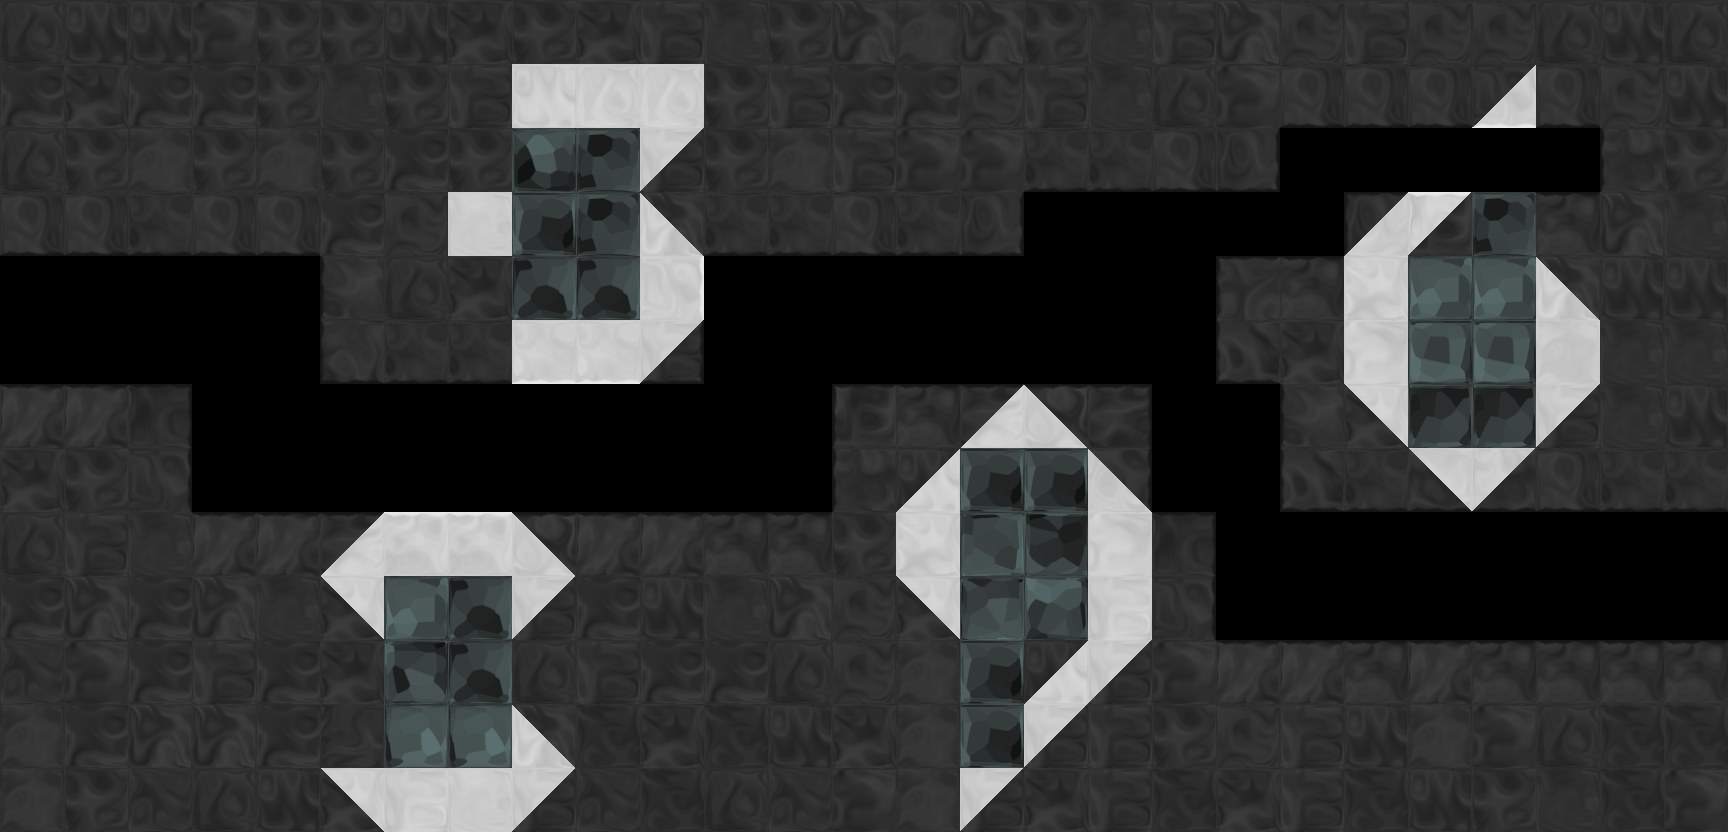

This is a level from a 2D game, rendered from its Tiled map with the project's own tilesets. A one-line summary and the complete map file follow:
An orthogonal 27x13 tile map with 64x64 px tiles, 1 tile layer (tile), 1 hidden layer not drawn, 6 tilesets and 32 objects (26x SmallStar, 3x ShooterRed, 2x Exit, DoorBlack).

<map version="1.0" orientation="orthogonal" width="27" height="13" tilewidth="64" tileheight="64">
 <properties>
  <property name="bg" value="bg1" />
  <property name="bgParallaxX" value=".7" />
  <property name="bgParallaxY" value=".7" />
  <property name="music" value="begin_red" />
 </properties>
 <tileset firstgid="1" source="tiles/black_tiles.tsx" />
 <tileset firstgid="50" source="tiles/white_tiles.tsx" />
 <tileset firstgid="99" source="tiles/mixed_tiles.tsx" />
 <tileset firstgid="211" source="tiles/glass_tiles.tsx" />
 <tileset firstgid="260" source="tiles/black_indestructable.tsx" />
 <tileset firstgid="310" source="tiles/sand_tiles.tsx" />
 <layer name="backTile" width="27" height="13" visible="0">
  <data encoding="csv">
0,0,0,0,0,0,0,0,0,0,0,0,0,0,0,0,0,0,0,0,0,0,0,0,0,0,0,
0,0,0,0,0,0,0,0,0,0,0,0,0,0,0,0,0,0,0,0,0,0,0,0,0,0,0,
0,0,0,0,0,0,0,0,0,0,0,0,0,0,0,0,0,0,0,0,0,0,0,0,0,0,0,
0,0,0,0,0,0,0,0,0,0,0,0,0,0,0,0,0,0,0,0,0,0,0,0,0,0,0,
0,0,0,0,0,0,0,0,0,0,0,0,0,0,0,0,0,0,0,0,0,0,0,0,0,0,0,
0,0,0,0,0,0,0,0,0,0,0,0,0,0,0,0,0,0,0,0,0,0,0,0,0,0,0,
0,0,0,0,0,0,0,0,0,0,0,0,0,0,0,0,0,0,0,0,0,0,0,0,0,0,0,
0,0,0,0,0,0,0,0,0,0,0,0,0,0,0,0,0,0,0,0,0,0,0,0,0,0,0,
0,0,0,0,0,0,0,0,0,0,0,0,0,0,0,0,0,0,0,0,0,0,0,0,0,0,0,
0,0,0,0,0,0,0,0,0,0,0,0,0,0,0,0,0,0,0,0,0,0,0,0,0,0,0,
0,0,0,0,0,0,0,0,0,0,0,0,0,0,0,0,0,0,0,0,0,0,0,0,0,0,0,
0,0,0,0,0,0,0,0,0,0,0,0,0,0,0,0,0,0,0,0,0,0,0,0,0,0,0,
0,0,0,0,0,0,0,0,0,0,0,0,0,0,0,0,0,0,0,0,0,0,0,0,0,0,0
</data>
 </layer>
 <objectgroup name="obj" width="27" height="13">
  <object type="DoorBlack" x="1440" y="512" width="64" height="128" />
  <object type="ShooterRed" x="514" y="134">
   <polyline points="0,0 83,-33" />
  </object>
  <object type="ShooterRed" x="386" y="720">
   <polyline points="0,0 124,-95" />
  </object>
  <object type="ShooterRed" x="1056" y="640">
   <polyline points="-24,1 -92,-95" />
  </object>
 </objectgroup>
 <layer name="tile" width="27" height="13">
  <data encoding="csv">
28,4,4,49,5,5,4,3,5,3,2,7,5,1,6,1,5,7,2,1,21,2,21,21,28,4,28,
42,3,42,42,5,7,5,2,53,77,77,5,2,42,42,21,2,7,28,49,38,38,38,123,38,21,4,
28,5,6,5,6,5,42,5,213,215,100,5,6,2,49,49,31,31,38,39,0,0,0,0,0,23,5,
38,38,31,38,38,42,21,56,212,215,99,31,31,38,31,39,0,0,0,0,0,137,107,215,17,1,7,
0,0,0,0,0,22,28,3,222,222,74,0,0,0,0,0,0,0,0,16,17,52,224,224,99,4,4,
0,0,0,0,0,37,31,31,80,80,149,0,0,0,0,0,0,0,0,30,3,98,211,211,55,7,7,
10,10,18,0,0,0,0,0,0,0,0,0,0,9,17,109,106,11,0,0,22,101,221,221,100,7,4,
3,5,25,0,0,0,0,0,0,0,0,0,0,23,102,212,212,113,0,0,30,31,122,121,38,31,31,
28,2,7,10,10,109,66,66,106,10,10,17,17,5,52,217,220,98,18,0,0,0,0,0,0,0,0,
42,1,42,1,7,101,224,222,100,42,4,7,1,21,101,216,218,51,25,0,0,0,0,0,0,0,0,
14,49,42,2,42,3,219,222,28,2,42,42,28,21,6,212,102,100,49,10,10,17,10,17,17,17,17,
6,42,1,1,42,12,223,223,99,35,3,35,4,3,6,212,100,2,5,21,2,4,6,49,28,35,35,
6,5,14,28,4,101,51,56,100,14,35,28,14,49,6,100,3,2,35,3,2,35,4,5,7,35,49
</data>
 </layer>
 <objectgroup name="front" width="27" height="13">
  <object type="Exit" x="1664" y="512" width="64" height="128">
   <properties>
    <property name="mapTo" value="platforming1" />
   </properties>
  </object>
  <object type="Exit" x="0" y="256" width="64" height="128">
   <properties>
    <property name="mapTo" value="firstSand" />
   </properties>
  </object>
  <object type="SmallStar" x="877" y="610" />
  <object type="SmallStar" x="916" y="652" />
  <object type="SmallStar" x="890" y="712" />
  <object type="SmallStar" x="869" y="658" />
  <object type="SmallStar" x="920" y="746" />
  <object type="SmallStar" x="874" y="568" />
  <object type="SmallStar" x="829" y="615" />
  <object type="SmallStar" x="854" y="698" />
  <object type="SmallStar" x="929" y="703" />
  <object type="SmallStar" x="342" y="640" />
  <object type="SmallStar" x="299" y="654" />
  <object type="SmallStar" x="303" y="606" />
  <object type="SmallStar" x="323" y="537" />
  <object type="SmallStar" x="263" y="603" />
  <object type="SmallStar" x="248" y="555" />
  <object type="SmallStar" x="258" y="642" />
  <object type="SmallStar" x="284" y="558" />
  <object type="SmallStar" x="725" y="207" />
  <object type="SmallStar" x="702" y="176" />
  <object type="SmallStar" x="737" y="148" />
  <object type="SmallStar" x="1616" y="278" />
  <object type="SmallStar" x="1622" y="320" />
  <object type="SmallStar" x="1578" y="260" />
  <object type="SmallStar" x="1564" y="220" />
  <object type="SmallStar" x="1629" y="185" />
  <object type="SmallStar" x="1607" y="226" />
 </objectgroup>
</map>
